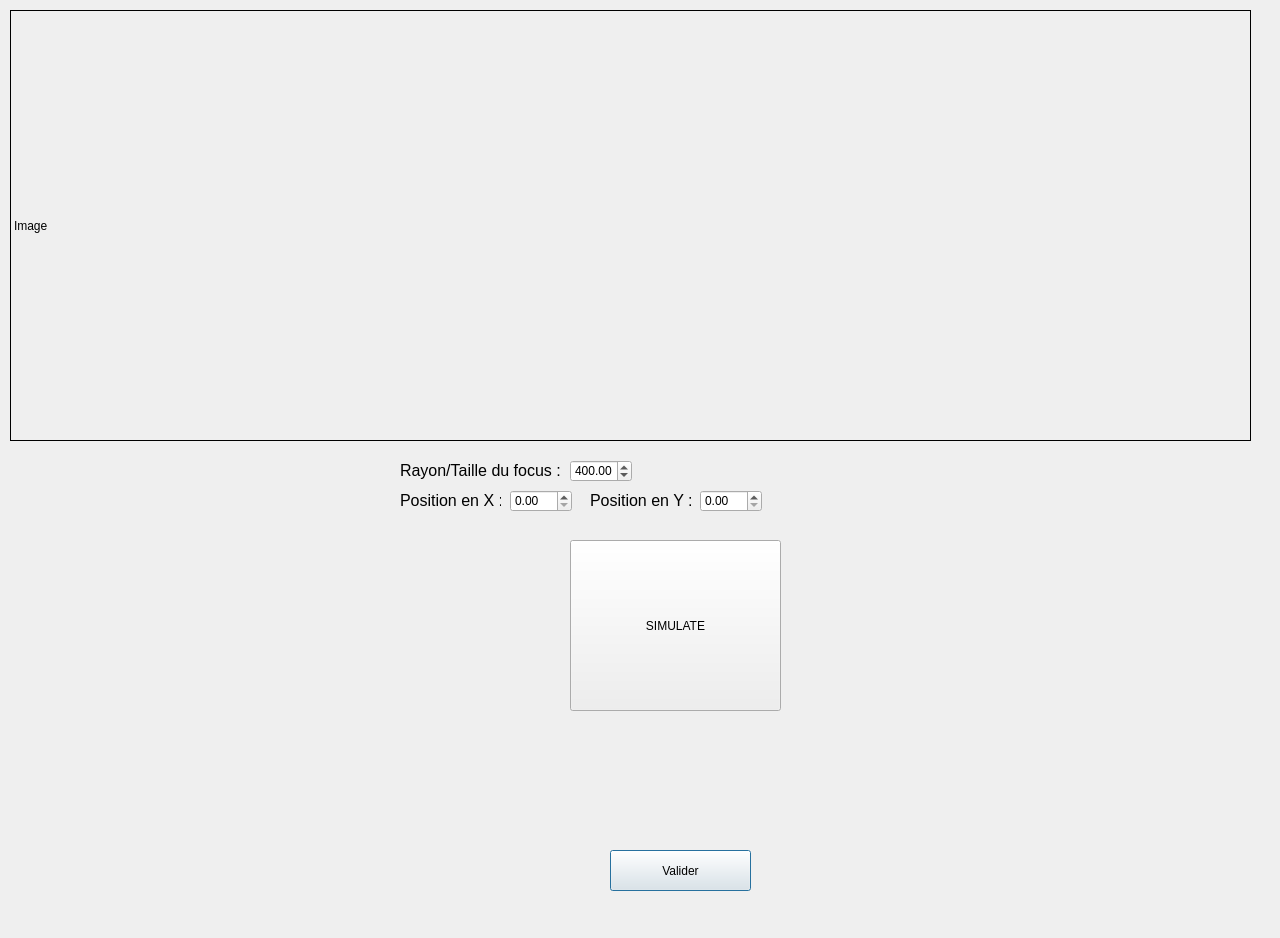
<?xml version="1.0" encoding="UTF-8"?>
<ui version="4.0">
 <class>Dialog</class>
 <widget class="QDialog" name="Dialog">
  <property name="geometry">
   <rect>
    <x>0</x>
    <y>0</y>
    <width>1280</width>
    <height>938</height>
   </rect>
  </property>
  <property name="windowTitle">
   <string>Dialog</string>
  </property>
  <widget class="FocusWidget" name="label_imagefinal">
   <property name="geometry">
    <rect>
     <x>10</x>
     <y>10</y>
     <width>1241</width>
     <height>431</height>
    </rect>
   </property>
   <property name="cursor">
    <cursorShape>CrossCursor</cursorShape>
   </property>
   <property name="mouseTracking">
    <bool>true</bool>
   </property>
   <property name="frameShape">
    <enum>QFrame::Box</enum>
   </property>
   <property name="text">
    <string>Image</string>
   </property>
  </widget>
  <widget class="QPushButton" name="button_valider">
   <property name="geometry">
    <rect>
     <x>610</x>
     <y>850</y>
     <width>141</width>
     <height>41</height>
    </rect>
   </property>
   <property name="text">
    <string>Valider</string>
   </property>
  </widget>
  <widget class="QPushButton" name="button_simulate">
   <property name="geometry">
    <rect>
     <x>570</x>
     <y>540</y>
     <width>211</width>
     <height>171</height>
    </rect>
   </property>
   <property name="text">
    <string>SIMULATE</string>
   </property>
  </widget>
  <widget class="QLabel" name="label">
   <property name="geometry">
    <rect>
     <x>400</x>
     <y>460</y>
     <width>171</width>
     <height>21</height>
    </rect>
   </property>
   <property name="font">
    <font>
     <pointsize>12</pointsize>
    </font>
   </property>
   <property name="text">
    <string>Rayon/Taille du focus : </string>
   </property>
  </widget>
  <widget class="QDoubleSpinBox" name="sizeDoubleSpinBox">
   <property name="geometry">
    <rect>
     <x>570</x>
     <y>460</y>
     <width>62</width>
     <height>22</height>
    </rect>
   </property>
   <property name="maximum">
    <double>999.990000000000009</double>
   </property>
   <property name="singleStep">
    <double>10.000000000000000</double>
   </property>
   <property name="value">
    <double>400.000000000000000</double>
   </property>
  </widget>
  <widget class="QDoubleSpinBox" name="xDoubleSpinBox">
   <property name="geometry">
    <rect>
     <x>510</x>
     <y>490</y>
     <width>62</width>
     <height>22</height>
    </rect>
   </property>
   <property name="maximum">
    <double>999.990000000000009</double>
   </property>
   <property name="singleStep">
    <double>10.000000000000000</double>
   </property>
   <property name="value">
    <double>0.000000000000000</double>
   </property>
  </widget>
  <widget class="QLabel" name="label_2">
   <property name="geometry">
    <rect>
     <x>400</x>
     <y>490</y>
     <width>101</width>
     <height>21</height>
    </rect>
   </property>
   <property name="font">
    <font>
     <pointsize>12</pointsize>
    </font>
   </property>
   <property name="text">
    <string>Position en X : </string>
   </property>
  </widget>
  <widget class="QDoubleSpinBox" name="yDoubleSpinBox">
   <property name="geometry">
    <rect>
     <x>700</x>
     <y>490</y>
     <width>62</width>
     <height>22</height>
    </rect>
   </property>
   <property name="sizePolicy">
    <sizepolicy hsizetype="Minimum" vsizetype="Fixed">
     <horstretch>0</horstretch>
     <verstretch>0</verstretch>
    </sizepolicy>
   </property>
   <property name="maximum">
    <double>997.990000000000009</double>
   </property>
   <property name="singleStep">
    <double>10.000000000000000</double>
   </property>
   <property name="value">
    <double>0.000000000000000</double>
   </property>
  </widget>
  <widget class="QLabel" name="label_3">
   <property name="geometry">
    <rect>
     <x>590</x>
     <y>490</y>
     <width>101</width>
     <height>21</height>
    </rect>
   </property>
   <property name="font">
    <font>
     <pointsize>12</pointsize>
    </font>
   </property>
   <property name="text">
    <string>Position en Y : </string>
   </property>
  </widget>
 </widget>
 <customwidgets>
  <customwidget>
   <class>FocusWidget</class>
   <extends>QLabel</extends>
   <header location="global">FocusWidget.py</header>
  </customwidget>
 </customwidgets>
 <resources/>
 <connections/>
</ui>
